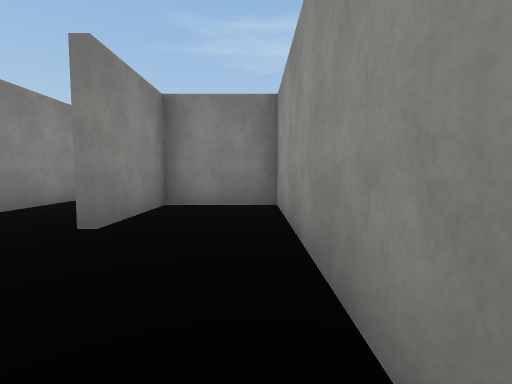
view 1 (above)

24 first-person views from a walk through a 3-D level made in the Unity game engine. The camera is 1.3 m above the floor, tilts 4° down and sees 85° across. The floor is counted in squares, 1.89 m on a side. Each view is taken from the middle of a square. On the plan, view 1 faces up. The plan holds only what a view shows up to about 9 squares ahead; the rest is blank. The place goes on beyond the plan. The player character is not drawn. Surface patterns are stand-ins for the level's own textures.

view 2
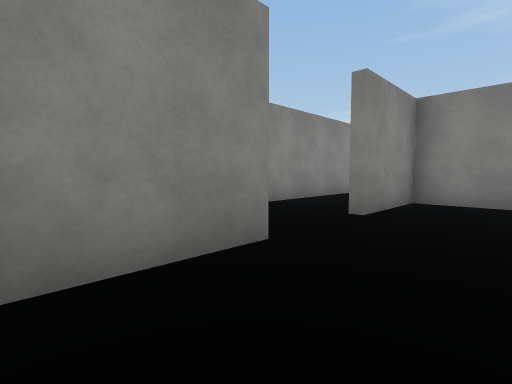

view 3
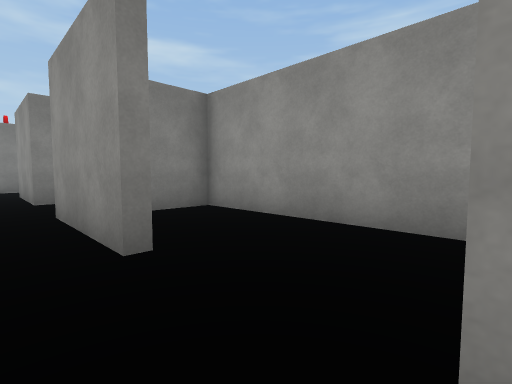

view 4
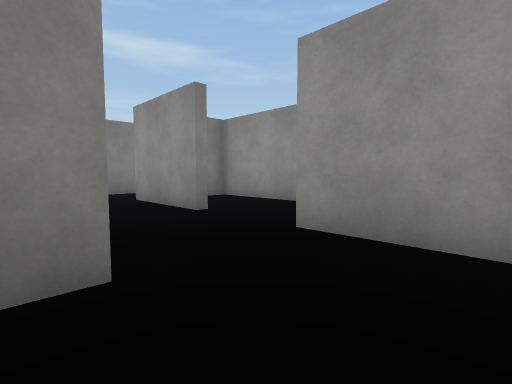

view 5
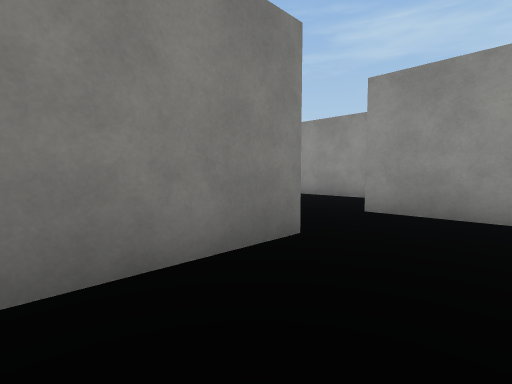

view 6
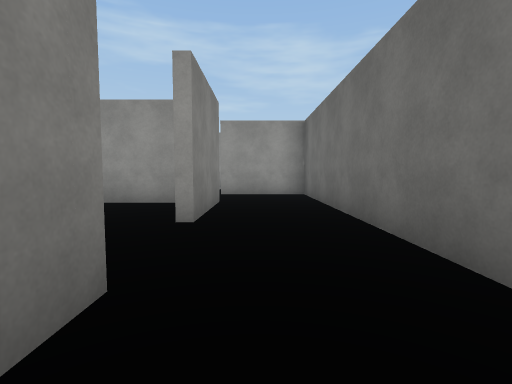

view 7
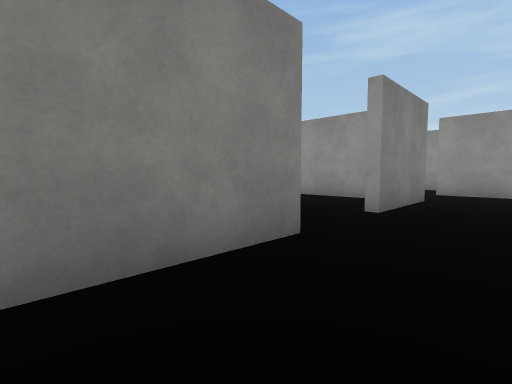

view 8
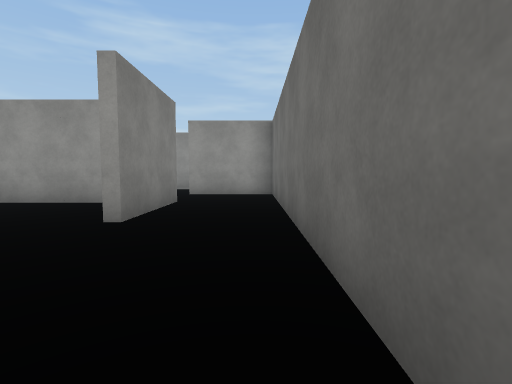

view 9
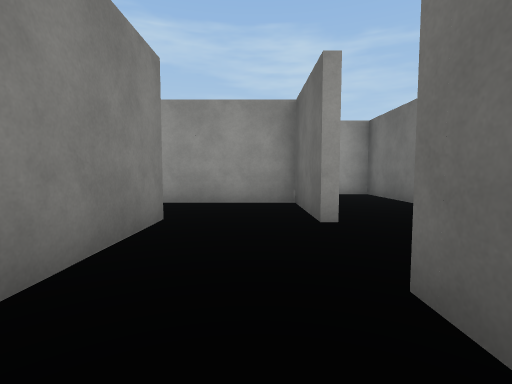

view 10
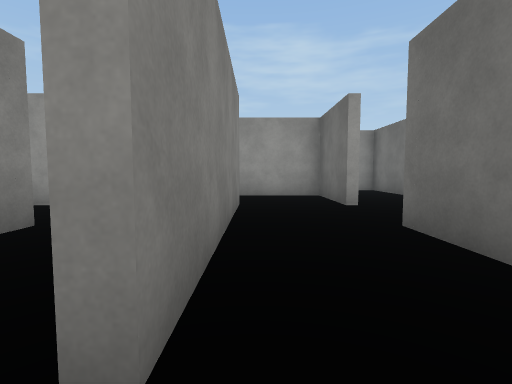

view 11
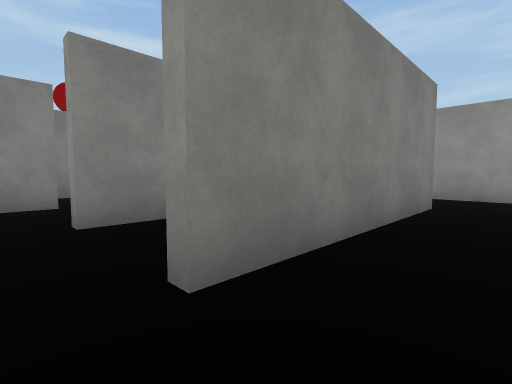

view 12
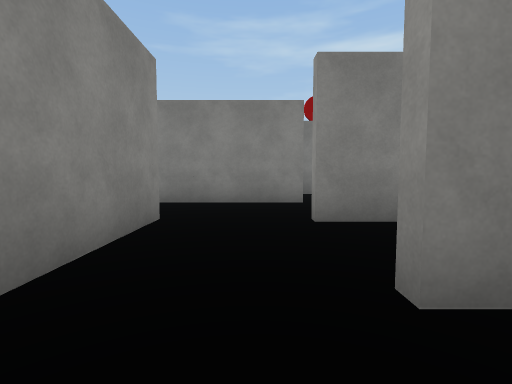

view 13
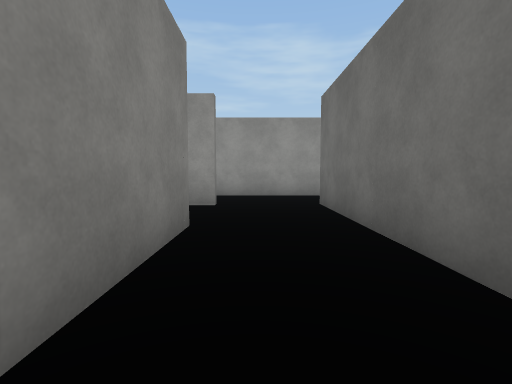

view 14
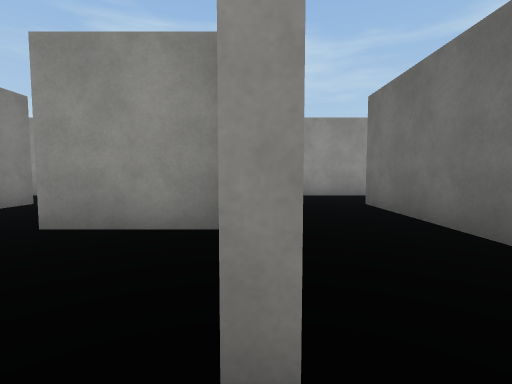

view 15
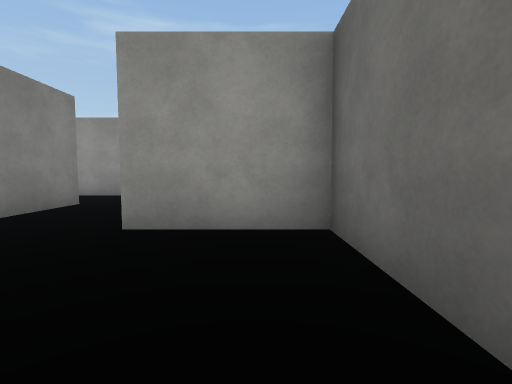

view 16
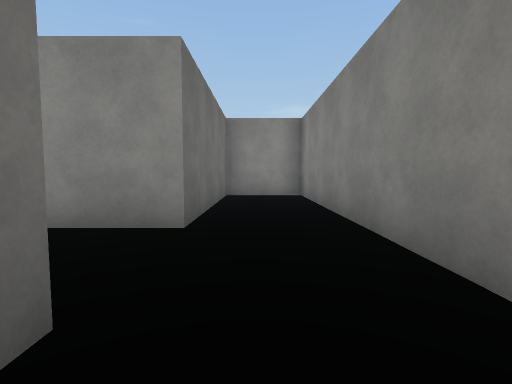

view 17
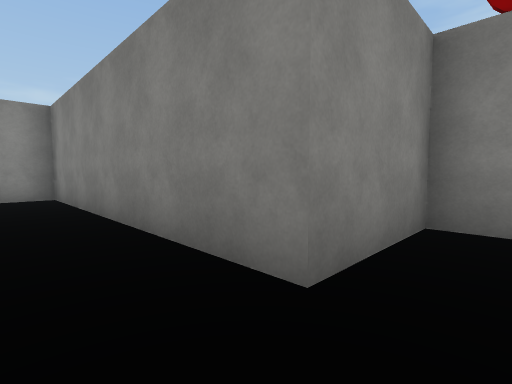

view 18
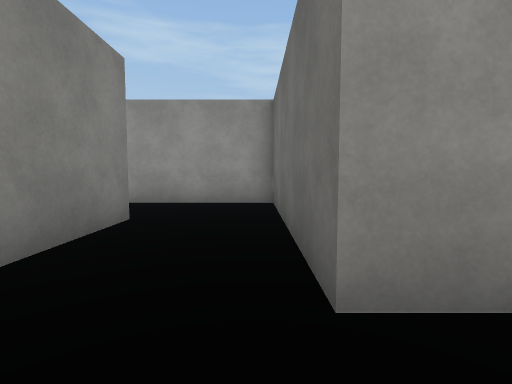

view 19
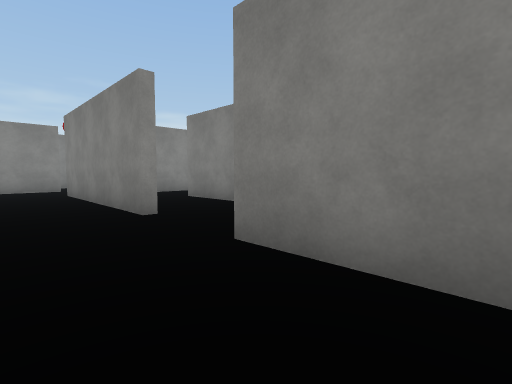

view 20
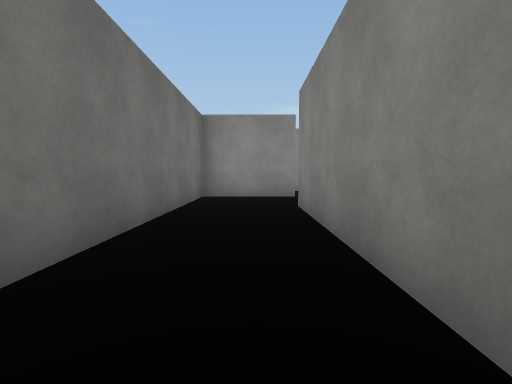

view 21
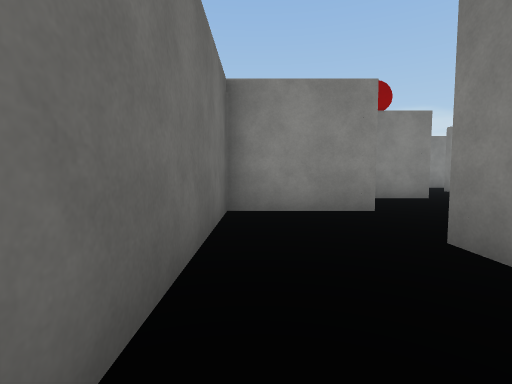

view 22
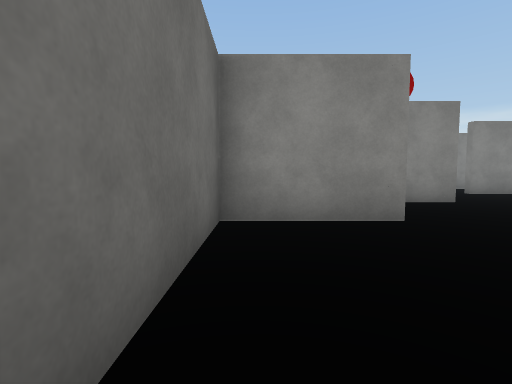

view 23
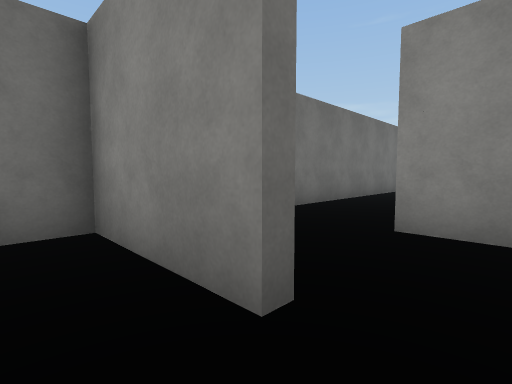

view 24
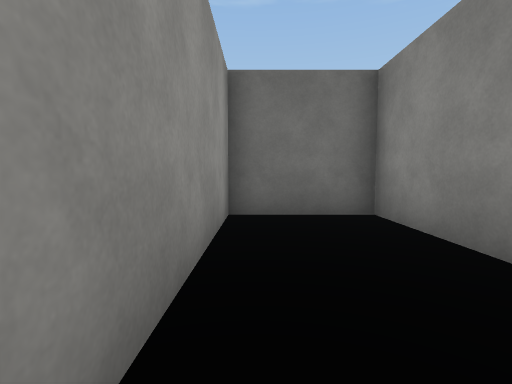

### Floor plan
Points are (right, up) in squares from view 1. A wall is a line through its corners. A room is listed if a view was taken in it or the views show most of it. See-through windows are left out.
Room 1 (views 1, 2, 23, 24)
walls: (-1.9, 1.1) (-1.9, -1.5) (0.4, -1.5) (0.4, 5.9) (-1.9, 5.9) (-1.9, 3.2)
ways out: opening at (-2, 2.5) to room 2
Room 2 (view 3)
walls: (-1.5, 8.4) (-2.2, 8.4) (-2.2, 11.1); (-4.4, 7.4) (-4.4, 3.8); (-2.2, 3.2) (-2.2, 6.1); (-4.4, 1.9) (-4.4, 0.9)
ways out: opening at (-2, 2.5) to room 1; opening at (-3, 1) to room 3
Room 3 (views 4, 5, 6, 7, 8, 19, 20, 21, 22)
walls: (-9.4, 0.9) (-14.8, 0.9); (-4.4, 0.9) (-7.2, 0.9); (-16.9, 1.1) (-16.9, -1.5) (-2.2, -1.5) (-2.2, 1.1)
ways out: opening at (-3, 1) to room 2; opening at (-8.5, 1) to room 4; opening at (-15.5, 1)
Room 4 (views 9, 10, 11, 12)
walls: (-11, 1.1) (-9.4, 1.1); (-6.9, 3.4) (-12.2, 3.4)
ways out: opening at (-8.5, 1) to room 3; opening at (-7, 2.5) to room 10
Room 5 (views 13, 14)
walls: (-9.4, 5.9) (-12.2, 5.9); (-11.6, 3.6) (-6.9, 3.6); (-7.2, 5.8) (-7.2, 7.8); (-14.4, 6.1) (-14.4, 3.5)
ways out: opening at (-13, 6) to room 6; opening at (-7, 5) to room 9
Room 6 (view 15)
walls: (-11.9, 8.4) (-19.4, 8.4) (-19.4, 6.1) (-14.4, 6.1)
ways out: opening at (-13, 6) to room 5; opening at (-12, 7.5) to room 7
Room 7 (views 16, 17)
walls: (-12.2, 6.1) (-9.7, 6.1) (-9.7, 8.6)
ways out: opening at (-12, 7.5) to room 6; opening at (-10.5, 9) to room 8
Room 8 (view 18)
walls: (-6.9, 10.9) (-9.1, 10.9); (-9.7, 8.6) (-4.7, 8.6) (-4.7, 12.8); (-11.9, 10.9) (-11.9, 8.4)
ways out: opening at (-10.5, 9) to room 7
Room 9 (no view inside)
walls: (-4.7, 3.5) (-4.7, 6.2)
ways out: opening at (-7, 5) to room 5; opening at (-5.5, 4) to room 10
Room 10 (no view inside)
walls: (-7.2, 1.1) (-4.7, 1.1) (-4.7, 3.5)
ways out: opening at (-7, 2.5) to room 4; opening at (-5.5, 4) to room 9

Where each view was taken, in squares from view 1:
view 1: 0 up, 0 right, facing up
view 2: 1 down, 0 right, facing up-left
view 3: 1 up, 3 left, facing up-right
view 4: 1 down, 5 left, facing up-right
view 5: 1 down, 7 left, facing up-right
view 6: 0 up, 11 left, facing right
view 7: 1 down, 12 left, facing up-right
view 8: 1 down, 11 left, facing right
view 9: 2 up, 11 left, facing right
view 10: 3 up, 13 left, facing right
view 11: 2 up, 13 left, facing up-right
view 12: 2 up, 13 left, facing up
view 13: 5 up, 13 left, facing right
view 14: 6 up, 13 left, facing right
view 15: 7 up, 13 left, facing right
view 16: 7 up, 11 left, facing left
view 17: 7 up, 11 left, facing up-left
view 18: 9 up, 11 left, facing right
view 19: 1 down, 5 left, facing up-left
view 20: 0 up, 9 left, facing left
view 21: 1 down, 12 left, facing left
view 22: 1 down, 13 left, facing left
view 23: 2 up, 1 left, facing down-left
view 24: 3 up, 0 right, facing down
